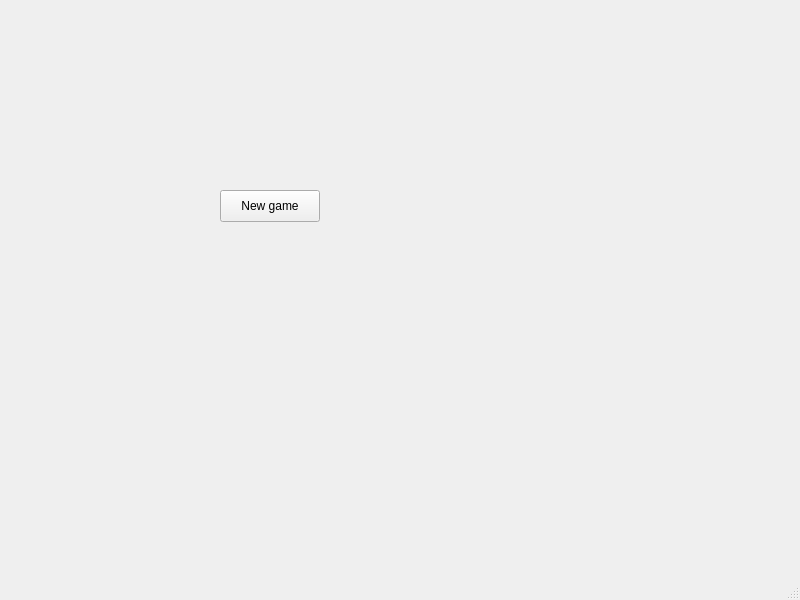
<?xml version="1.0" encoding="UTF-8"?>
<ui version="4.0">
 <class>MainWindow</class>
 <widget class="QMainWindow" name="MainWindow">
  <property name="geometry">
   <rect>
    <x>0</x>
    <y>0</y>
    <width>800</width>
    <height>600</height>
   </rect>
  </property>
  <property name="windowTitle">
   <string>MainWindow</string>
  </property>
  <widget class="QWidget" name="centralwidget">
   <widget class="QPushButton" name="newGame">
    <property name="geometry">
     <rect>
      <x>220</x>
      <y>190</y>
      <width>100</width>
      <height>32</height>
     </rect>
    </property>
    <property name="text">
     <string>New game</string>
    </property>
   </widget>
  </widget>
  <widget class="QMenuBar" name="menubar">
   <property name="geometry">
    <rect>
     <x>0</x>
     <y>0</y>
     <width>800</width>
     <height>24</height>
    </rect>
   </property>
  </widget>
  <widget class="QStatusBar" name="statusbar"/>
 </widget>
 <resources/>
 <connections/>
</ui>
